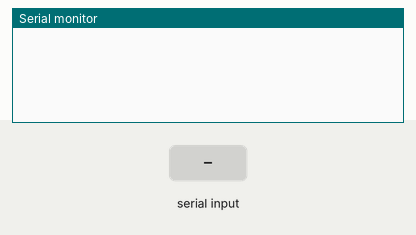
A sketch run on a simulated Arduino Uno, built with avr-gcc and run on an emulated ATmega328P. Shown: the last lines printed to the serial monitor. The inputs (shaded band) are chosen by the test bench.

Above: at 1.2 s.
1.3 s: "h" received over Serial
At 2.8 s:
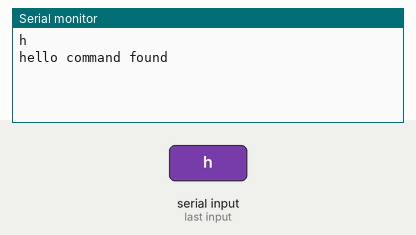
3.8 s: "1" received over Serial
At 5.9 s:
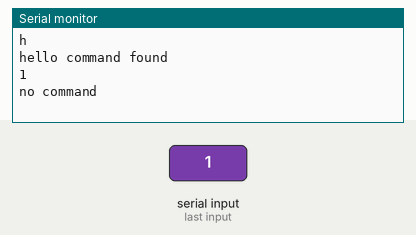

The sketch:

serial_readstring.ino
```cpp
String a;

void setup() {

Serial.begin(9600); // opens serial port, sets data rate to 9600 bps

}

void loop() {


//if (Serial.available() > 0) {
while(Serial.available()) {

a = Serial.readString();// read the incoming data as string
//String input = Serial.read();
Serial.println(a); //a
//Serial.println("hello command found");

if (a == "h") {
//  if (a == "h") {
  Serial.println("hello command found");
  digitalWrite(LED_BUILTIN, HIGH);
  delay(200);
    digitalWrite(LED_BUILTIN, LOW);
  delay(200);
    digitalWrite(LED_BUILTIN, HIGH);
  delay(200);
  digitalWrite(LED_BUILTIN, LOW);
}
else {
  Serial.println("no command");
}

}

}
```

Measured:
- after the input at 1.3 s, the serial monitor: prints a new line after 1.0 s (image 1)
- after the input at 3.8 s, the serial monitor: prints a new line after 1.0 s (image 2)
